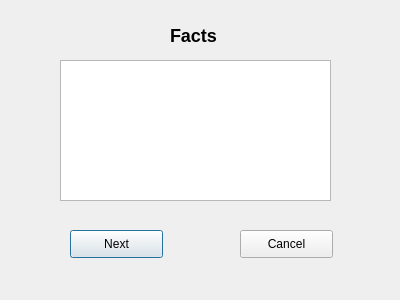
<?xml version="1.0" encoding="UTF-8"?>
<ui version="4.0">
 <class>getPersonFacts</class>
 <widget class="QDialog" name="getPersonFacts">
  <property name="geometry">
   <rect>
    <x>0</x>
    <y>0</y>
    <width>400</width>
    <height>300</height>
   </rect>
  </property>
  <property name="windowTitle">
   <string>Dialog</string>
  </property>
  <widget class="QTextBrowser" name="textBrowser_facts">
   <property name="geometry">
    <rect>
     <x>60</x>
     <y>60</y>
     <width>271</width>
     <height>141</height>
    </rect>
   </property>
   <property name="font">
    <font>
     <pointsize>9</pointsize>
    </font>
   </property>
  </widget>
  <widget class="QPushButton" name="button_next">
   <property name="geometry">
    <rect>
     <x>70</x>
     <y>230</y>
     <width>93</width>
     <height>28</height>
    </rect>
   </property>
   <property name="font">
    <font>
     <pointsize>9</pointsize>
    </font>
   </property>
   <property name="text">
    <string>Next</string>
   </property>
  </widget>
  <widget class="QPushButton" name="button_cancel">
   <property name="geometry">
    <rect>
     <x>240</x>
     <y>230</y>
     <width>93</width>
     <height>28</height>
    </rect>
   </property>
   <property name="font">
    <font>
     <pointsize>9</pointsize>
    </font>
   </property>
   <property name="text">
    <string>Cancel</string>
   </property>
  </widget>
  <widget class="QLabel" name="label_personFacts">
   <property name="geometry">
    <rect>
     <x>170</x>
     <y>20</y>
     <width>71</width>
     <height>31</height>
    </rect>
   </property>
   <property name="font">
    <font>
     <pointsize>9</pointsize>
    </font>
   </property>
   <property name="text">
    <string>&lt;h2&gt;Facts&lt;/h2&gt;</string>
   </property>
  </widget>
 </widget>
 <resources/>
 <connections/>
</ui>
